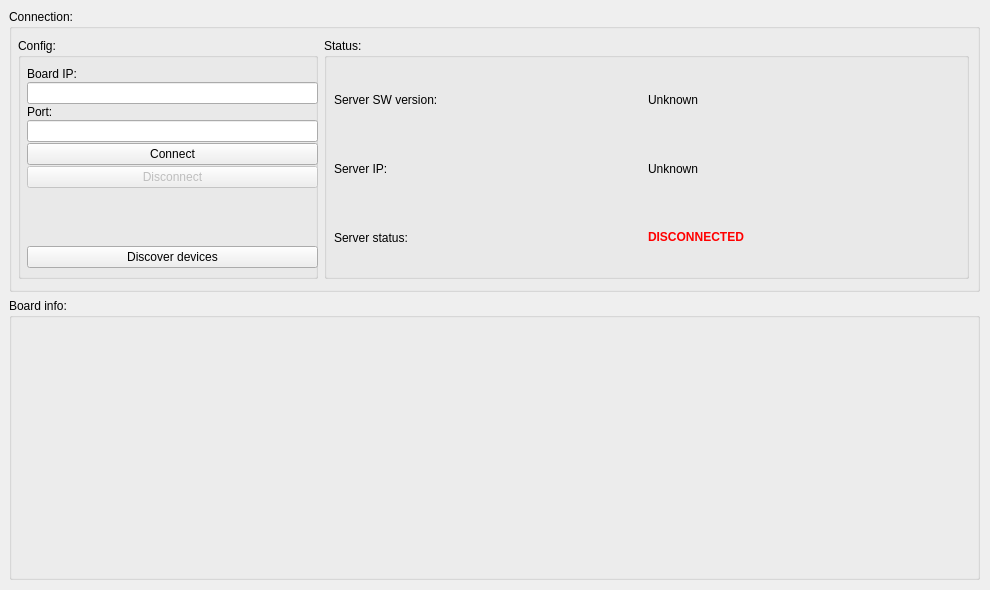
<?xml version="1.0" encoding="UTF-8"?>
<ui version="4.0">
 <class>Connection</class>
 <widget class="QWidget" name="Connection">
  <property name="geometry">
   <rect>
    <x>0</x>
    <y>0</y>
    <width>990</width>
    <height>590</height>
   </rect>
  </property>
  <property name="windowTitle">
   <string>Form</string>
  </property>
  <widget class="QWidget" name="verticalLayoutWidget">
   <property name="geometry">
    <rect>
     <x>9</x>
     <y>9</y>
     <width>971</width>
     <height>571</height>
    </rect>
   </property>
   <layout class="QVBoxLayout" name="verticalLayoutConnectionAll">
    <item>
     <widget class="QGroupBox" name="groupConnection">
      <property name="title">
       <string>Connection:</string>
      </property>
      <widget class="QWidget" name="horizontalLayoutWidget">
       <property name="geometry">
        <rect>
         <x>9</x>
         <y>29</y>
         <width>951</width>
         <height>241</height>
        </rect>
       </property>
       <layout class="QHBoxLayout" name="horizontalLayoutConnection">
        <item>
         <widget class="QGroupBox" name="groupConfig">
          <property name="maximumSize">
           <size>
            <width>300</width>
            <height>16777215</height>
           </size>
          </property>
          <property name="title">
           <string>Config:</string>
          </property>
          <widget class="QWidget" name="verticalLayoutWidget_2">
           <property name="geometry">
            <rect>
             <x>9</x>
             <y>29</y>
             <width>291</width>
             <height>201</height>
            </rect>
           </property>
           <layout class="QVBoxLayout" name="verticalLayoutConfig">
            <property name="spacing">
             <number>1</number>
            </property>
            <property name="sizeConstraint">
             <enum>QLayout::SetDefaultConstraint</enum>
            </property>
            <item>
             <widget class="QLabel" name="labelIP">
              <property name="maximumSize">
               <size>
                <width>16777215</width>
                <height>20</height>
               </size>
              </property>
              <property name="text">
               <string>Board IP:</string>
              </property>
             </widget>
            </item>
            <item>
             <widget class="QLineEdit" name="lineIP"/>
            </item>
            <item>
             <widget class="QLabel" name="labelPort">
              <property name="text">
               <string>Port:</string>
              </property>
             </widget>
            </item>
            <item>
             <widget class="QLineEdit" name="linePort"/>
            </item>
            <item>
             <widget class="QPushButton" name="pushConnection">
              <property name="text">
               <string>Connect</string>
              </property>
             </widget>
            </item>
            <item>
             <widget class="QPushButton" name="pushDisconnect">
              <property name="enabled">
               <bool>false</bool>
              </property>
              <property name="text">
               <string>Disconnect</string>
              </property>
             </widget>
            </item>
            <item>
             <spacer name="verticalSpacer">
              <property name="orientation">
               <enum>Qt::Vertical</enum>
              </property>
              <property name="sizeHint" stdset="0">
               <size>
                <width>20</width>
                <height>40</height>
               </size>
              </property>
             </spacer>
            </item>
            <item>
             <widget class="QPushButton" name="pushDiscover">
              <property name="text">
               <string>Discover devices</string>
              </property>
             </widget>
            </item>
           </layout>
          </widget>
         </widget>
        </item>
        <item>
         <widget class="QGroupBox" name="groupStatus">
          <property name="title">
           <string>Status:</string>
          </property>
          <widget class="QWidget" name="gridLayoutWidget">
           <property name="geometry">
            <rect>
             <x>10</x>
             <y>30</y>
             <width>621</width>
             <height>201</height>
            </rect>
           </property>
           <layout class="QGridLayout" name="gridLayout">
            <item row="0" column="0">
             <widget class="QLabel" name="labelSWVer">
              <property name="text">
               <string>Server SW version:</string>
              </property>
             </widget>
            </item>
            <item row="2" column="0">
             <widget class="QLabel" name="labelStatus">
              <property name="text">
               <string>Server status:</string>
              </property>
             </widget>
            </item>
            <item row="1" column="0">
             <widget class="QLabel" name="labelIP_2">
              <property name="text">
               <string>Server IP:</string>
              </property>
             </widget>
            </item>
            <item row="0" column="1">
             <widget class="QLabel" name="labelSWVer_val">
              <property name="text">
               <string>Unknown</string>
              </property>
             </widget>
            </item>
            <item row="1" column="1">
             <widget class="QLabel" name="labelIP_val">
              <property name="text">
               <string>Unknown</string>
              </property>
             </widget>
            </item>
            <item row="2" column="1">
             <widget class="QLabel" name="labelStatus_val">
              <property name="text">
               <string>&lt;html&gt;&lt;head/&gt;&lt;body&gt;&lt;p&gt;&lt;span style=&quot; font-weight:600; color:#ff0000;&quot;&gt;DISCONNECTED&lt;/span&gt;&lt;/p&gt;&lt;/body&gt;&lt;/html&gt;</string>
              </property>
             </widget>
            </item>
           </layout>
          </widget>
         </widget>
        </item>
       </layout>
      </widget>
     </widget>
    </item>
    <item>
     <widget class="QGroupBox" name="groupBoardInfo">
      <property name="title">
       <string>Board info:</string>
      </property>
     </widget>
    </item>
   </layout>
  </widget>
 </widget>
 <resources/>
 <connections/>
</ui>
